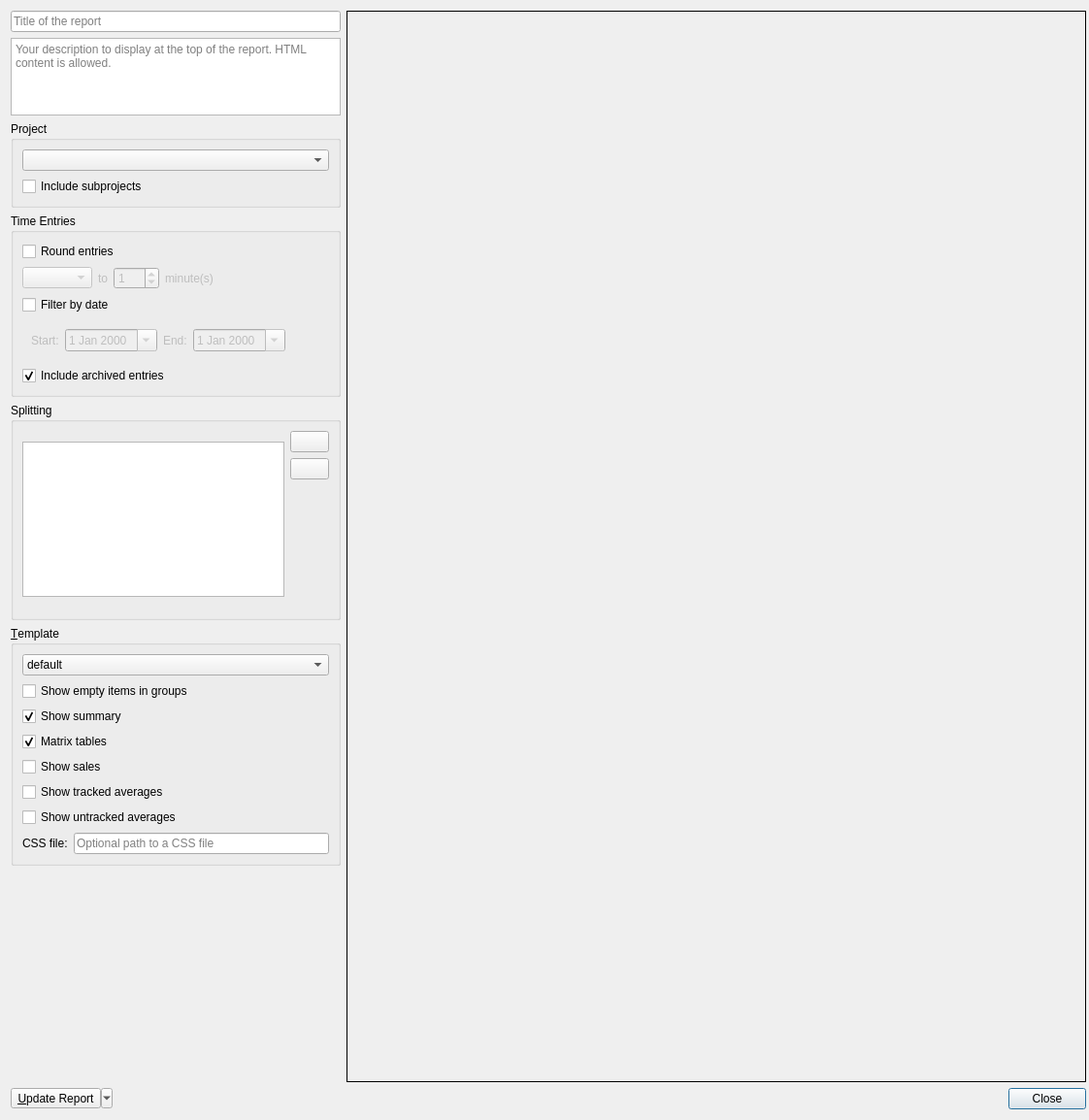
<?xml version="1.0" encoding="UTF-8"?>
<ui version="4.0">
 <author>Joachim Ansorg</author>
 <class>ReportDialog</class>
 <widget class="QDialog" name="ReportDialog">
  <property name="geometry">
   <rect>
    <x>0</x>
    <y>0</y>
    <width>1122</width>
    <height>1154</height>
   </rect>
  </property>
  <property name="minimumSize">
   <size>
    <width>600</width>
    <height>400</height>
   </size>
  </property>
  <property name="windowTitle">
   <string>Project Report</string>
  </property>
  <layout class="QVBoxLayout" name="verticalLayout">
   <property name="rightMargin">
    <number>3</number>
   </property>
   <item>
    <widget class="QWidget" name="group" native="true">
     <layout class="QHBoxLayout" name="horizontalLayout_3">
      <property name="leftMargin">
       <number>0</number>
      </property>
      <property name="topMargin">
       <number>0</number>
      </property>
      <property name="rightMargin">
       <number>0</number>
      </property>
      <property name="bottomMargin">
       <number>0</number>
      </property>
      <item>
       <widget class="QScrollArea" name="scrollArea">
        <property name="minimumSize">
         <size>
          <width>340</width>
          <height>0</height>
         </size>
        </property>
        <property name="frameShape">
         <enum>QFrame::NoFrame</enum>
        </property>
        <property name="sizeAdjustPolicy">
         <enum>QAbstractScrollArea::AdjustToContents</enum>
        </property>
        <property name="widgetResizable">
         <bool>true</bool>
        </property>
        <property name="alignment">
         <set>Qt::AlignLeading|Qt::AlignLeft|Qt::AlignTop</set>
        </property>
        <widget class="QWidget" name="scrollAreaWidgetContents">
         <property name="geometry">
          <rect>
           <x>0</x>
           <y>0</y>
           <width>340</width>
           <height>1096</height>
          </rect>
         </property>
         <layout class="QVBoxLayout" name="verticalLayout_6">
          <property name="leftMargin">
           <number>0</number>
          </property>
          <property name="topMargin">
           <number>0</number>
          </property>
          <property name="rightMargin">
           <number>0</number>
          </property>
          <property name="bottomMargin">
           <number>0</number>
          </property>
          <item>
           <widget class="QLineEdit" name="titleEdit">
            <property name="placeholderText">
             <string>Title of the report</string>
            </property>
           </widget>
          </item>
          <item>
           <widget class="QPlainTextEdit" name="descriptionEdit">
            <property name="maximumSize">
             <size>
              <width>16777215</width>
              <height>80</height>
             </size>
            </property>
            <property name="tabChangesFocus">
             <bool>true</bool>
            </property>
            <property name="placeholderText">
             <string>Your description to display at the top of the report. HTML content is allowed.</string>
            </property>
           </widget>
          </item>
          <item>
           <widget class="QGroupBox" name="groupBox">
            <property name="title">
             <string>Project</string>
            </property>
            <property name="flat">
             <bool>false</bool>
            </property>
            <layout class="QVBoxLayout" name="verticalLayout_5">
             <item>
              <widget class="ProjectTreeComboBox" name="projectsBox"/>
             </item>
             <item>
              <widget class="QCheckBox" name="subprojectsCheckbox">
               <property name="text">
                <string>Include subprojects</string>
               </property>
              </widget>
             </item>
            </layout>
           </widget>
          </item>
          <item>
           <widget class="QGroupBox" name="entriesGroupBox">
            <property name="title">
             <string>Time Entries</string>
            </property>
            <layout class="QVBoxLayout" name="entriesBoxLayout">
             <item>
              <widget class="QCheckBox" name="roundEntriesCheckBox">
               <property name="text">
                <string>Round entries</string>
               </property>
              </widget>
             </item>
             <item>
              <layout class="QHBoxLayout" name="frameRoundingMinutes">
               <property name="spacing">
                <number>3</number>
               </property>
               <property name="bottomMargin">
                <number>0</number>
               </property>
               <item>
                <widget class="QWidget" name="frameRoundingValueGroup" native="true">
                 <property name="enabled">
                  <bool>false</bool>
                 </property>
                 <layout class="QHBoxLayout" name="horizontalLayout">
                  <property name="leftMargin">
                   <number>0</number>
                  </property>
                  <property name="topMargin">
                   <number>0</number>
                  </property>
                  <property name="rightMargin">
                   <number>0</number>
                  </property>
                  <property name="bottomMargin">
                   <number>0</number>
                  </property>
                  <item>
                   <widget class="QComboBox" name="frameRoundingMode"/>
                  </item>
                  <item>
                   <widget class="QLabel" name="label_2">
                    <property name="minimumSize">
                     <size>
                      <width>0</width>
                      <height>0</height>
                     </size>
                    </property>
                    <property name="text">
                     <string>to</string>
                    </property>
                   </widget>
                  </item>
                  <item>
                   <widget class="QSpinBox" name="frameRoundingValue">
                    <property name="suffix">
                     <string/>
                    </property>
                    <property name="maximum">
                     <number>180</number>
                    </property>
                    <property name="value">
                     <number>1</number>
                    </property>
                   </widget>
                  </item>
                  <item>
                   <widget class="QLabel" name="label_3">
                    <property name="text">
                     <string>minute(s)</string>
                    </property>
                   </widget>
                  </item>
                 </layout>
                </widget>
               </item>
               <item>
                <spacer name="horizontalSpacer_3">
                 <property name="orientation">
                  <enum>Qt::Horizontal</enum>
                 </property>
                 <property name="sizeHint" stdset="0">
                  <size>
                   <width>10</width>
                   <height>10</height>
                  </size>
                 </property>
                </spacer>
               </item>
              </layout>
             </item>
             <item>
              <widget class="QCheckBox" name="dateFilterCheckbox">
               <property name="text">
                <string>Filter by date</string>
               </property>
              </widget>
             </item>
             <item>
              <widget class="QWidget" name="dateFilterGroup" native="true">
               <property name="enabled">
                <bool>false</bool>
               </property>
               <layout class="QHBoxLayout" name="horizontalLayout_2">
                <item>
                 <widget class="QLabel" name="label">
                  <property name="text">
                   <string>Start:</string>
                  </property>
                 </widget>
                </item>
                <item>
                 <widget class="QDateEdit" name="dateStart">
                  <property name="calendarPopup">
                   <bool>true</bool>
                  </property>
                 </widget>
                </item>
                <item>
                 <widget class="QLabel" name="labelEnd">
                  <property name="text">
                   <string>End:</string>
                  </property>
                 </widget>
                </item>
                <item>
                 <widget class="QDateEdit" name="dateEnd">
                  <property name="calendarPopup">
                   <bool>true</bool>
                  </property>
                 </widget>
                </item>
                <item>
                 <spacer name="horizontalSpacer">
                  <property name="orientation">
                   <enum>Qt::Horizontal</enum>
                  </property>
                  <property name="sizeHint" stdset="0">
                   <size>
                    <width>10</width>
                    <height>10</height>
                   </size>
                  </property>
                 </spacer>
                </item>
               </layout>
              </widget>
             </item>
             <item>
              <widget class="QCheckBox" name="includeArchivedCheckBox">
               <property name="text">
                <string>Include archived entries</string>
               </property>
               <property name="checked">
                <bool>true</bool>
               </property>
              </widget>
             </item>
            </layout>
           </widget>
          </item>
          <item>
           <widget class="QGroupBox" name="splitGroupBox">
            <property name="title">
             <string>Splitting</string>
            </property>
            <layout class="QVBoxLayout" name="verticalLayout_8">
             <item>
              <layout class="QHBoxLayout" name="splitLayout">
               <item>
                <widget class="QListView" name="splitList">
                 <property name="sizePolicy">
                  <sizepolicy hsizetype="MinimumExpanding" vsizetype="Minimum">
                   <horstretch>0</horstretch>
                   <verstretch>0</verstretch>
                  </sizepolicy>
                 </property>
                 <property name="maximumSize">
                  <size>
                   <width>16777215</width>
                   <height>160</height>
                  </size>
                 </property>
                 <property name="editTriggers">
                  <set>QAbstractItemView::NoEditTriggers</set>
                 </property>
                 <property name="showDropIndicator" stdset="0">
                  <bool>false</bool>
                 </property>
                 <property name="dragEnabled">
                  <bool>false</bool>
                 </property>
                 <property name="dragDropMode">
                  <enum>QAbstractItemView::NoDragDrop</enum>
                 </property>
                 <property name="defaultDropAction">
                  <enum>Qt::CopyAction</enum>
                 </property>
                 <property name="flow">
                  <enum>QListView::TopToBottom</enum>
                 </property>
                 <property name="resizeMode">
                  <enum>QListView::Adjust</enum>
                 </property>
                 <property name="viewMode">
                  <enum>QListView::ListMode</enum>
                 </property>
                </widget>
               </item>
               <item>
                <layout class="QVBoxLayout" name="verticalLayout_2">
                 <item>
                  <widget class="QPushButton" name="splitMoveUp">
                   <property name="text">
                    <string/>
                   </property>
                   <property name="icon">
                    <iconset theme="go-up">
                     <normaloff>../../../../../../../home/jansorg/.designer/backup</normaloff>../../../../../../../home/jansorg/.designer/backup</iconset>
                   </property>
                   <property name="shortcut">
                    <string>Alt+Up</string>
                   </property>
                   <property name="autoDefault">
                    <bool>false</bool>
                   </property>
                  </widget>
                 </item>
                 <item>
                  <widget class="QPushButton" name="splitMoveDown">
                   <property name="text">
                    <string/>
                   </property>
                   <property name="icon">
                    <iconset theme="go-down">
                     <normaloff>../../../../../../../home/jansorg/.designer/backup</normaloff>../../../../../../../home/jansorg/.designer/backup</iconset>
                   </property>
                   <property name="shortcut">
                    <string>Alt+Down</string>
                   </property>
                   <property name="autoDefault">
                    <bool>false</bool>
                   </property>
                  </widget>
                 </item>
                 <item>
                  <spacer name="verticalSpacer">
                   <property name="orientation">
                    <enum>Qt::Vertical</enum>
                   </property>
                   <property name="sizeHint" stdset="0">
                    <size>
                     <width>10</width>
                     <height>10</height>
                    </size>
                   </property>
                  </spacer>
                 </item>
                </layout>
               </item>
              </layout>
             </item>
            </layout>
           </widget>
          </item>
          <item>
           <widget class="QGroupBox" name="reportGroupBox">
            <property name="title">
             <string>&amp;Template</string>
            </property>
            <layout class="QVBoxLayout" name="verticalLayout_9">
             <item>
              <widget class="QComboBox" name="templateBox">
               <item>
                <property name="text">
                 <string>default</string>
                </property>
               </item>
               <item>
                <property name="text">
                 <string>timelog</string>
                </property>
               </item>
              </widget>
             </item>
             <item>
              <widget class="QCheckBox" name="showEmptyCheckbox">
               <property name="text">
                <string>Show empty items in groups</string>
               </property>
              </widget>
             </item>
             <item>
              <widget class="QCheckBox" name="showSummaryCheckbox">
               <property name="text">
                <string>Show summary</string>
               </property>
               <property name="checked">
                <bool>true</bool>
               </property>
              </widget>
             </item>
             <item>
              <widget class="QCheckBox" name="matrixTablesCheckbox">
               <property name="text">
                <string>Matrix tables</string>
               </property>
               <property name="checked">
                <bool>true</bool>
               </property>
              </widget>
             </item>
             <item>
              <widget class="QCheckBox" name="showSalesCheckbox">
               <property name="text">
                <string>Show sales</string>
               </property>
              </widget>
             </item>
             <item>
              <widget class="QCheckBox" name="showTrackedCheckbox">
               <property name="text">
                <string>Show tracked averages</string>
               </property>
              </widget>
             </item>
             <item>
              <widget class="QCheckBox" name="showUntrackedCheckbox">
               <property name="text">
                <string>Show untracked averages</string>
               </property>
              </widget>
             </item>
             <item>
              <layout class="QHBoxLayout" name="cssFileLayout">
               <item>
                <widget class="QLabel" name="cssFileLabel">
                 <property name="toolTip">
                  <string>Optional path to a file with CSS. The file will be inlined into the generated report.</string>
                 </property>
                 <property name="text">
                  <string>CSS file:</string>
                 </property>
                </widget>
               </item>
               <item>
                <widget class="QLineEdit" name="cssFileEdit">
                 <property name="placeholderText">
                  <string>Optional path to a CSS file</string>
                 </property>
                </widget>
               </item>
              </layout>
             </item>
            </layout>
           </widget>
          </item>
          <item>
           <spacer name="verticalSpacer_2">
            <property name="orientation">
             <enum>Qt::Vertical</enum>
            </property>
            <property name="sizeHint" stdset="0">
             <size>
              <width>20</width>
              <height>20</height>
             </size>
            </property>
           </spacer>
          </item>
         </layout>
        </widget>
       </widget>
      </item>
      <item>
       <widget class="QFrame" name="previewFrame">
        <property name="sizePolicy">
         <sizepolicy hsizetype="Expanding" vsizetype="Expanding">
          <horstretch>10</horstretch>
          <verstretch>10</verstretch>
         </sizepolicy>
        </property>
        <property name="minimumSize">
         <size>
          <width>0</width>
          <height>0</height>
         </size>
        </property>
        <property name="frameShape">
         <enum>QFrame::Panel</enum>
        </property>
        <property name="frameShadow">
         <enum>QFrame::Plain</enum>
        </property>
        <layout class="QVBoxLayout" name="previewFrameLayout">
         <property name="spacing">
          <number>0</number>
         </property>
         <property name="leftMargin">
          <number>0</number>
         </property>
         <property name="topMargin">
          <number>0</number>
         </property>
         <property name="rightMargin">
          <number>0</number>
         </property>
         <property name="bottomMargin">
          <number>0</number>
         </property>
         <item>
          <layout class="QVBoxLayout" name="verticalLayout_3">
           <property name="spacing">
            <number>0</number>
           </property>
           <property name="sizeConstraint">
            <enum>QLayout::SetMaximumSize</enum>
           </property>
          </layout>
         </item>
        </layout>
       </widget>
      </item>
     </layout>
    </widget>
   </item>
   <item>
    <layout class="QHBoxLayout" name="horizontalLayout_4">
     <item>
      <widget class="QToolButton" name="actionsButton">
       <property name="text">
        <string>&amp;Update Report</string>
       </property>
       <property name="popupMode">
        <enum>QToolButton::MenuButtonPopup</enum>
       </property>
       <property name="arrowType">
        <enum>Qt::NoArrow</enum>
       </property>
      </widget>
     </item>
     <item>
      <spacer name="horizontalSpacer_4">
       <property name="orientation">
        <enum>Qt::Horizontal</enum>
       </property>
       <property name="sizeHint" stdset="0">
        <size>
         <width>40</width>
         <height>20</height>
        </size>
       </property>
      </spacer>
     </item>
     <item>
      <widget class="QDialogButtonBox" name="buttonBox">
       <property name="focusPolicy">
        <enum>Qt::TabFocus</enum>
       </property>
       <property name="orientation">
        <enum>Qt::Horizontal</enum>
       </property>
       <property name="standardButtons">
        <set>QDialogButtonBox::Close</set>
       </property>
      </widget>
     </item>
    </layout>
   </item>
  </layout>
 </widget>
 <customwidgets>
  <customwidget>
   <class>ProjectTreeComboBox</class>
   <extends>QComboBox</extends>
   <header>commonWidgets/ProjectTreeComboBox.h</header>
  </customwidget>
 </customwidgets>
 <tabstops>
  <tabstop>buttonBox</tabstop>
 </tabstops>
 <resources/>
 <connections>
  <connection>
   <sender>buttonBox</sender>
   <signal>accepted()</signal>
   <receiver>ReportDialog</receiver>
   <slot>accept()</slot>
   <hints>
    <hint type="sourcelabel">
     <x>248</x>
     <y>254</y>
    </hint>
    <hint type="destinationlabel">
     <x>157</x>
     <y>274</y>
    </hint>
   </hints>
  </connection>
  <connection>
   <sender>buttonBox</sender>
   <signal>rejected()</signal>
   <receiver>ReportDialog</receiver>
   <slot>reject()</slot>
   <hints>
    <hint type="sourcelabel">
     <x>316</x>
     <y>260</y>
    </hint>
    <hint type="destinationlabel">
     <x>286</x>
     <y>274</y>
    </hint>
   </hints>
  </connection>
  <connection>
   <sender>dateFilterCheckbox</sender>
   <signal>toggled(bool)</signal>
   <receiver>dateFilterGroup</receiver>
   <slot>setEnabled(bool)</slot>
   <hints>
    <hint type="sourcelabel">
     <x>175</x>
     <y>380</y>
    </hint>
    <hint type="destinationlabel">
     <x>175</x>
     <y>423</y>
    </hint>
   </hints>
  </connection>
  <connection>
   <sender>roundEntriesCheckBox</sender>
   <signal>toggled(bool)</signal>
   <receiver>frameRoundingValueGroup</receiver>
   <slot>setEnabled(bool)</slot>
   <hints>
    <hint type="sourcelabel">
     <x>175</x>
     <y>304</y>
    </hint>
    <hint type="destinationlabel">
     <x>141</x>
     <y>342</y>
    </hint>
   </hints>
  </connection>
 </connections>
 <slots>
  <slot>updateReport()</slot>
 </slots>
</ui>
